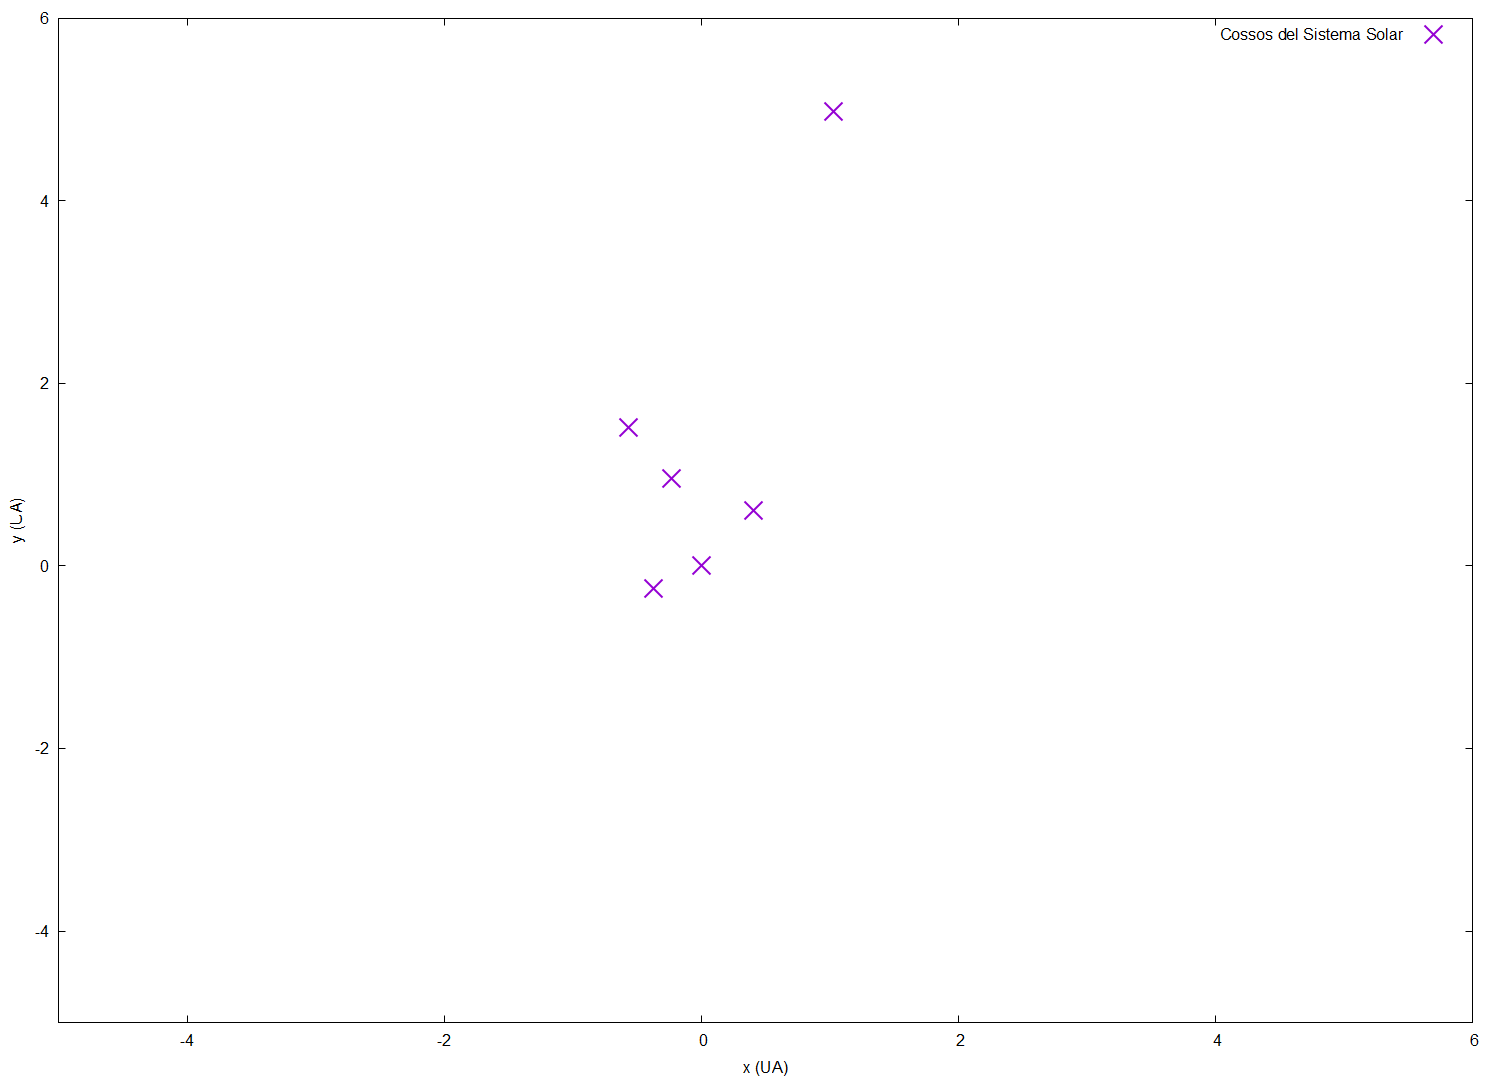

The script that saved this image:
set terminal pngcairo enhanced size 1500,1080 font "Arial,12"
set output "ssolar_final.png" 

set xlabel("x (UA)")
set ylabel("y (UA)")
set xrange[-5:6]
set yrange[-5:6]
plot "pfinal_ssolar.dat" with points pointsize 3 pointtype 2 linewidth 2 title "Cossos del Sistema Solar"

set output
